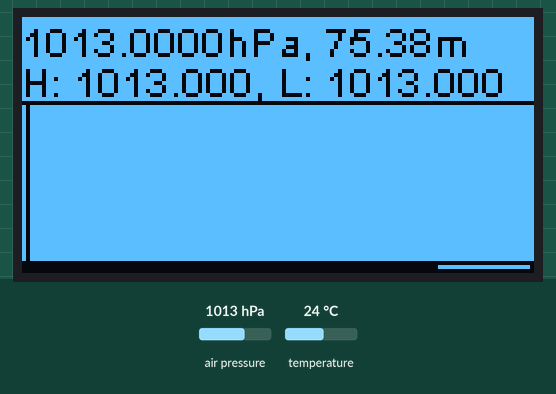
Recording of a program running on a simulated ESP32. Shown: 128×64 one-colour display. The inputs (shaded band) are chosen by the test bench; at power-on: air pressure 1013 hPa, temperature 24 °C.

Above: at 1.27 s.
1.3 s: air pressure set to 1025 hPa
At 1.63 s:
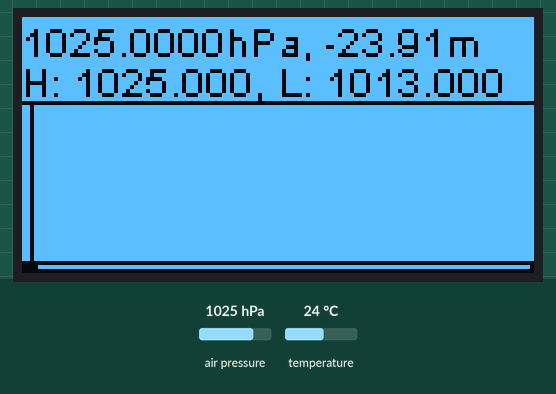
2.9 s: air pressure set to 952 hPa
At 3.16 s:
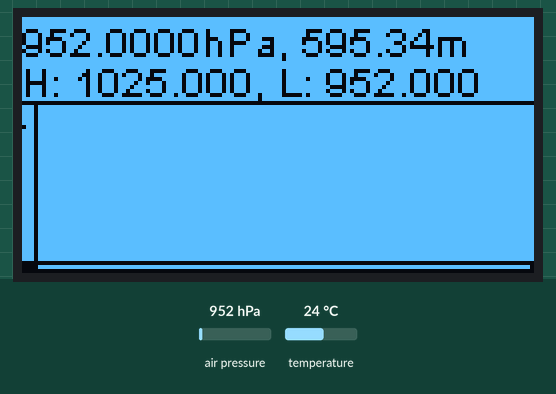
4.6 s: air pressure set to 975 hPa
At 4.69 s:
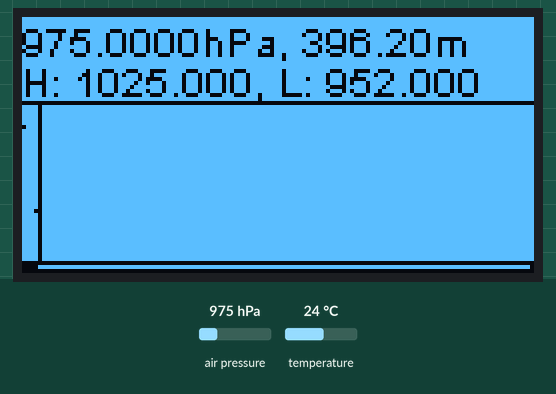

Measured:
- after the input at 1.3 s, the display: first differs from a run without the input after 0.28 s (image 1 shows a later state)
- after the input at 2.9 s, the display: first differs from a run without the input after 0.21 s (image 2 shows a later state)

The program:

main.cpp
```cpp
#include "Arduino.h"
#include "heltec.h"
#include <Adafruit_BMP280.h>

#define FPS 20
#define MSL_PRESSURE 1022.1
#define BARO_FACT 10000

Adafruit_BMP280 bmp = Adafruit_BMP280(&Wire1);

float values[128];
uint8_t valuePointer = 0;

float temperature;
float pressure;
float altitude;
float baro_lo = 2000;
float baro_hi = 0;

u_long now;
u_long refreshSpan = 1000 / FPS;
u_long lastRefresh;
u_long measureSpan = 1500;
u_long lastMeasure;

void setup()
{
  Heltec.begin(true, false, true);
  Wire1.begin(SDA, SCL);
  bmp.begin(BMP280_ADDRESS_ALT);
  bmp.setSampling(Adafruit_BMP280::MODE_NORMAL,     /* Operating Mode. */
                  Adafruit_BMP280::SAMPLING_X4,     /* Temp. oversampling */
                  Adafruit_BMP280::SAMPLING_X16,    /* Pressure oversampling */
                  Adafruit_BMP280::FILTER_X16,      /* Filtering. */
                  Adafruit_BMP280::STANDBY_MS_500); /* Standby time. */
  Heltec.display->init();
  Heltec.display->displayOn();
  Heltec.display->invertDisplay();
  Heltec.display->setBrightness(200);
  now = millis();
  lastRefresh = now + refreshSpan;
  lastMeasure = now + measureSpan;
}

void loop()
{
  if (now - lastRefresh > refreshSpan)
  {
    Heltec.display->clear();
    if (now - lastMeasure > measureSpan)
    {
      temperature = bmp.readTemperature();
      pressure = bmp.readPressure() / 100;
      altitude = bmp.readAltitude(MSL_PRESSURE);

      if (pressure < baro_lo)
        baro_lo = pressure;
      if (pressure > baro_hi)
        baro_hi = pressure;

      values[valuePointer %= 127] = pressure;
      valuePointer++;
      lastMeasure = now;
    }
    Heltec.display->drawString(0, 0, String(pressure, 4) + "hPa, " + String(altitude, 2) + "m");
    Heltec.display->drawRect(0, 61, 128, 3);
    Heltec.display->fillRect(0, 62, 128 * (now - lastMeasure) / measureSpan, 1);
    Heltec.display->drawString(0, 10, "H: " + String(baro_hi, 3) + ", L: " + String(baro_lo, 3));
    Heltec.display->drawLine(valuePointer, 21, valuePointer, 60);
    for (uint8_t i = 0; i < 128; i++)
    {
      float value = values[i];
      uint8_t temp = ((baro_hi - value) / (baro_hi - baro_lo)) * 40;
      Heltec.display->setPixel(i, 21);
      Heltec.display->setPixel(i, 21 + temp);
    }
    Heltec.display->display();
    lastRefresh = now;
  }
  now = millis();
}
```
